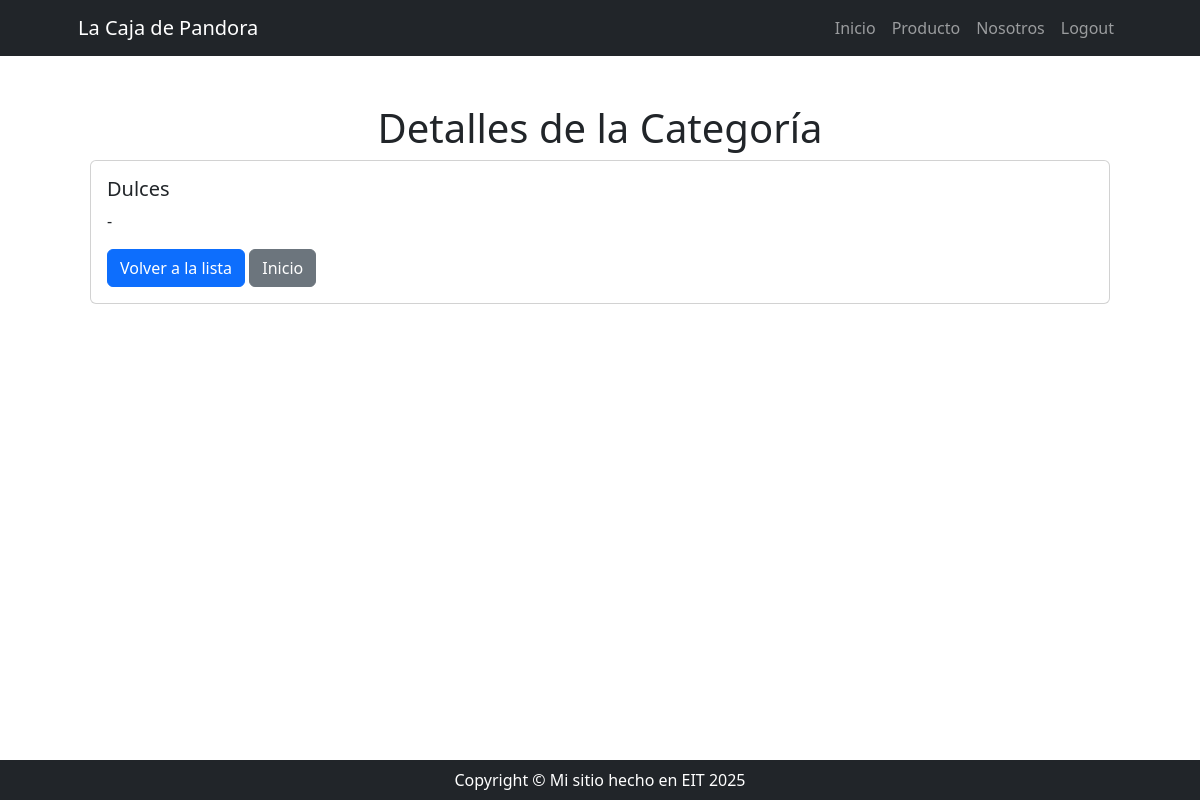
/producto/categoria/detail/3 (signed in), run on an earlier commit of the app's database.
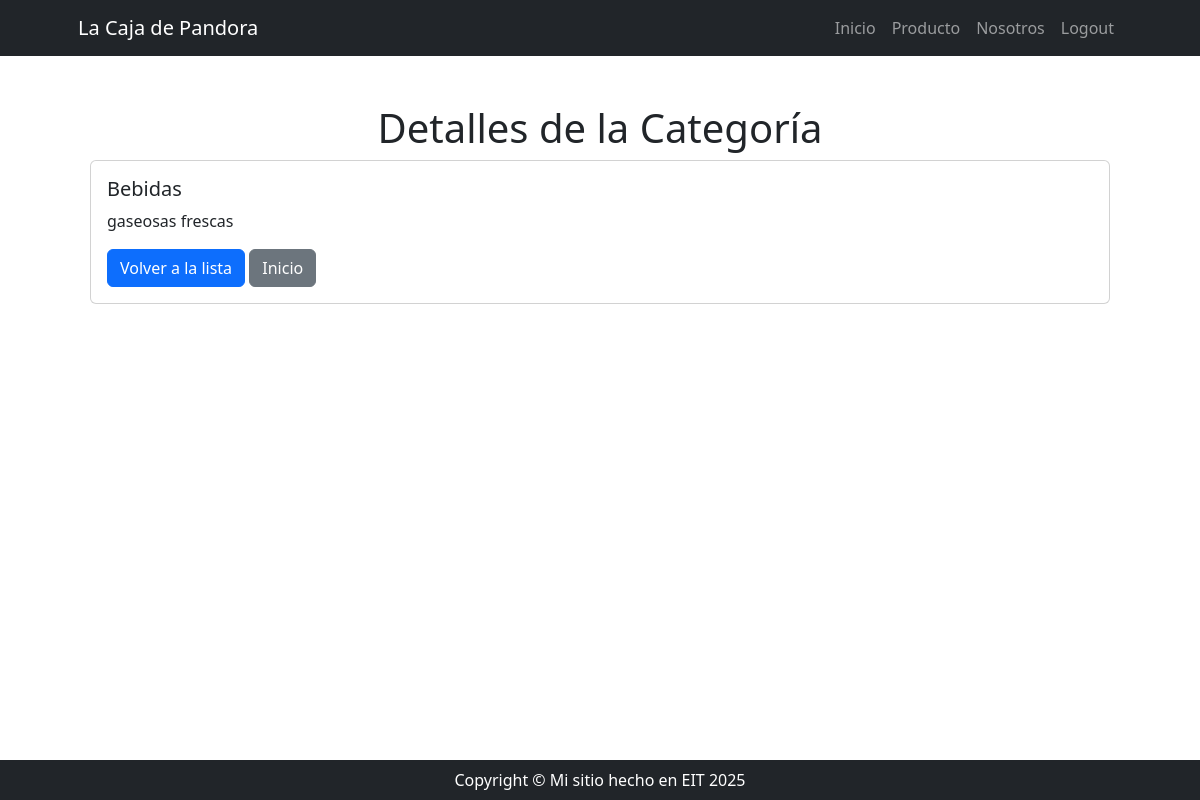
And on a later commit of the database.
### producto/models.py (models this page shows, shortened)
class Categoria(models.Model):
    nombre = models.CharField(max_length=100, unique=True)
    descripcion = models.TextField(verbose_name='descripción', null=True, blank=True)
    class Meta:
        ordering = ['nombre']
        verbose_name = 'categoría de productos'
        verbose_name_plural = 'categorías de productos'

### producto/views_models/categoria.py (the view)
# urls.py: path('categoria/detail/<int:pk>', categoria.categoria_detail, name='categoria_detail'),
def categoria_detail(request: HttpRequest, pk: int):
    query = models.Categoria.objects.get(id=pk)
    return render(request, 'producto/categoria_detail.html', {'object': query})

### producto/templates/producto/categoria_detail.html
{% extends 'core/base.html' %}
{% block content %}
<div class="container mt-5">
    <h1 class="text-center">Detalles de la Categoría</h1>
    <div class="card">
        <div class="card-body">
            <h5 class="card-title">{{ object.nombre }}</h5>
            <p class="card-text">
                {% if  object.descripcion %}
                    {{ object.descripcion }}
                {% else %}
                    -
                {% endif %}
            </p>
            <a href="{% url 'producto:categoria_list' %}" class="btn btn-primary">Volver a la lista</a>
            <a href="{% url 'core:index' %}" class="btn btn-secondary">Inicio</a>
        </div>
    </div>
</div>
{% endblock content %}

What changed in the data, as far as the page shows it:
changed Categoria: nombre "Dulces" → "Bebidas"; descripcion (not shown) → "gaseosas frescas"
